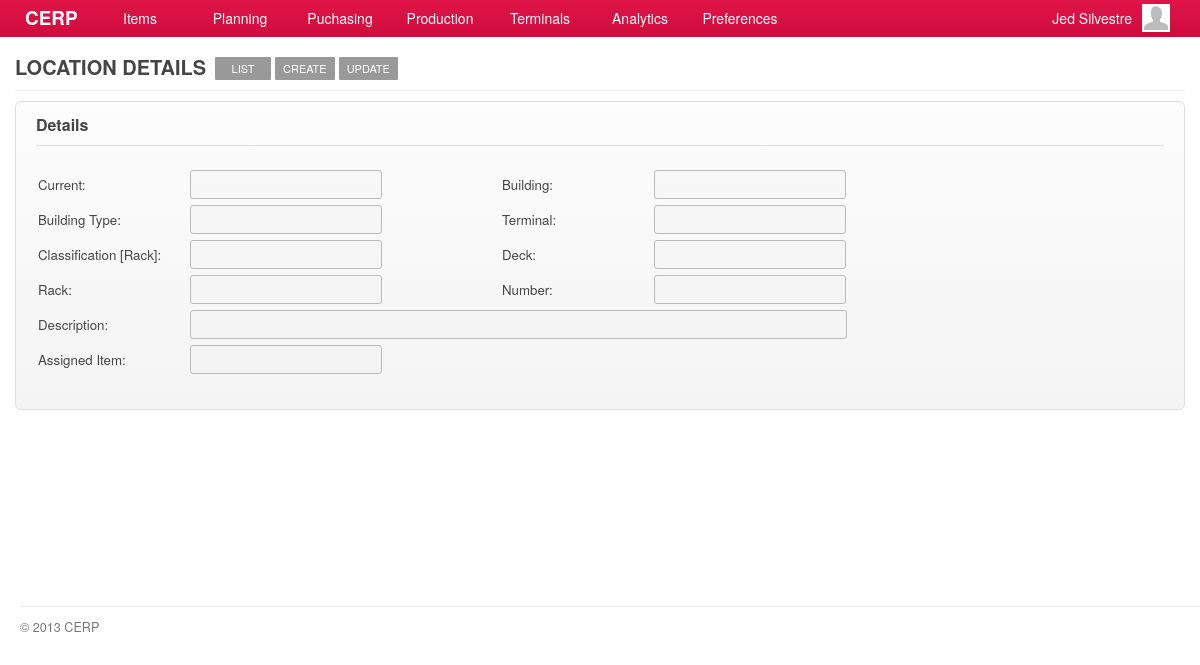
Screenshot of /account/locations-show.php (signed in) with the database file from the repository.
### tables this page shows
CREATE TABLE `capabilities` (
  `id` int(11) NOT NULL AUTO_INCREMENT,
  `title` varchar(45) DEFAULT NULL,
  `name` varchar(45) DEFAULT NULL,
  `capability` varchar(45) DEFAULT NULL,
  `url` varchar(45) DEFAULT NULL,
  `parent` int(11) DEFAULT NULL,
  PRIMARY KEY (`id`)
);

### include/general.class.php (called while the page is built, shortened)
<?php
require('database.class.php');
require('capabilities.class.php');
require('role.class.php');
$DB				= new MySQL;
  $DB->database	= "cerpdb";
  $DB->username	= "cerpuser";
  $DB->password	= "cerpuser";
  $DB->hostname	= "localhost";
$Capabilities	= new Capabilities($DB);
$Signed			= $_SESSION['user'];
$Role		= new Role($DB, $Signed['id']);
?>

### include/role.class.php (called while the page is built, shortened)
<?php
class Role
{
	private $DB;
	private $user_id;
	function Role($db, $uid) {
  	$this->DB = $db;
		$this->user_id = $uid;
  }
	function isCapableByName($cap_name) {
		foreach ($this->getUserRoles() as $user_role) {
			$result = $this->DB->Find('role_capabilities', array(
						  			'columns' 		=> 'role_capabilities.*',
						  			'joins' => 'INNER JOIN capabilities ON capabilities.id = role_capabilities.capability_id',
						  	    'conditions' 	=> 'capabilities.capability="'. $cap_name .'" AND role_id='. $user_role['role_id']));
			if(isset($result)) {
				return TRUE;
			}
		}
	}
	function getUserRoles() {
		$result = $this->DB->Get('user_roles', array(
						  			'columns' 		=> 'user_roles.role_id, roles.name',
						  			'joins' => 'INNER JOIN roles ON roles.id = user_roles.role_id',
						  	    'conditions' 	=> 'user_roles.user_id='. $this->user_id));
		if(isset($result)) {
			return $result;
		}
	}
}

### include/database.class.php (called while the page is built, shortened)
<?php
class MySQL {
  public $username	= "cerpuser";
  public $password	= "cerpuser";
  public $hostname	= "localhost";
  public function Connect() {
    $conn = mysql_connect($this->hostname, $this->username, $this->password) or die("<br/><span class='notice'><p class='error'><strong>ERROR!</strong> Unable to connect to MySQL! </p></span>");
    return $conn;
  }
  public function Query($sql) {
  	$conn = $this->Connect();
    $result = mysql_query($sql, $conn);
	return $result;
  }
	function Find($table, $args='') {
  	if (isset($args)) {
  	  $args['columns'] = (isset($args['columns']) ? $args['columns'] : '*');
  	  $args['joins'] = (isset($args['joins']) ? $args['joins'] : '');
	 	 	$args['conditions'] = ($args['conditions'] == '' ? '' : 'where '.$args['conditions']);
		}
		$sql = "SELECT ".$args['columns']." FROM ".$table." ".$args['joins']." ".$args['conditions'];
		$row = $this->IsEmpty($this->Query($sql));
		return mysql_fetch_array($row);
  }
  function Get($table, $args='') {
  	if (isset($args)) {
  	  $args['columns'] = (isset($args['columns']) ? $args['columns'] : '*');
  	  $args['joins'] = (isset($args['joins']) ? $args['joins'] : '');
		  $args['conditions'] = ($args['conditions'] == '' ? '' : 'WHERE '.$args['conditions']);
  	  $args['order'] = (isset($args['order']) ? ' ORDER BY '.$args['order'] : '');
  	  $args['limit'] = (isset($args['limit']) ? ' LIMIT '.$args['limit'] : '');
  	  $args['group'] = (isset($args['group']) ? ' GROUP BY '.$args['group'] : '');
		}
		$data = array();
		$sql = "SELECT ".$args['columns']." FROM ".$table." ".$args['joins']." ".$args['conditions']." ".$args['group']." ".$args['order']." ".$args['limit'];
		$result = $this->IsEmpty($this->Query($sql));
		if(!empty($result)) {
	      while ($row = mysql_fetch_array($result)) {
	        $data[] = $row;
	      }
		}
		return $data;
  }
  private function IsEmpty($result) {
    if(mysql_num_rows($result) > 0) return $result;
    return null;
  }
}

### include/capabilities.class.php (called while the page is built, shortened)
<?php
class Capabilities {
  private $DB;
	public $All;
	function Capabilities($db) {
		$this->DB = $db;
		$this->GetCapabilities();
	}
  function GetTitle() {
    global $capability_key;
	return $this->All[$capability_key]['title'];
  }
	function GetCapabilities() {
		$capabilities = $this->DB->Get('capabilities', array(
					  			'columns' 		=> 'id, capability, title, name, parent, url',
					  	    'conditions' 	=> 'parent IS NOT null ORDER BY parent'));
		$all = array();
		foreach ($capabilities as $cap) {
			$all[$cap['capability']] = array('title' => $cap['title'],'name' => $cap['name'], 'url' => $cap['url'], 'parent' => $cap['parent']);
		}
		$this->All = $all;
	}
}

### account/locations-show.php (the view, shortened to what this page needs)
<?php
  $capability_key = 'show_location';
  require('header.php');
	$allowed = $Role->isCapableByName($capability_key);
	if(!$allowed) {
		require('inaccessible.php');
	}else{
?>
	<div id="page">
		<div id="page-title">
    	<h2>
      	<span class="title"><?php echo $Capabilities->GetTitle(); ?></span>
        <?php
				  echo '<a href="'.$Capabilities->All['locations']['url'].'" class="nav">'.$Capabilities->All['locations']['name'].'</a>';
				  echo '<a href="'.$Capabilities->All['add_location']['url'].'" class="nav">'.$Capabilities->All['add_location']['name'].'</a>';
				  echo '<a href="'.$Capabilities->All['edit_location']['url'].'?lid='.$_GET['lid'].'" class="nav">'.$Capabilities->All['edit_location']['name'].'</a>';
				?>
      </h2>
		</div>
		<div id="content">
			<form class="form-container">
				<h3 class="form-title">Details</h3>
        <table>
           <tr>
              <td width="150">Current:</td><td width="310"><input type="text" value="<?php echo $location['address'] ?>" class="text-field" disabled/></td>
              <td width="150">Building:</td><td><input type="text" value="<?php echo $location['bldg'] ?>" class="text-field" disabled/></td>
           </tr>
           <tr>
              <td>Building Type:</td><td><input type="text" value="<?php echo $location['bldg_no'] ?>" class="text-field" disabled/></td>
              <td>Terminal:</td><td><input type="text" value="<?php echo $location['terminal_code'] ?>" class="text-field" disabled/>
              </td>
           </tr>
           <tr>
              <td>Classification [Rack]:</td><td><input type="text" value="<?php echo $location['classification'] ?>" class="text-field" disabled/></td>
              <td>Deck:</td><td><input type="text" value="<?php echo $location['deck'] ?>" class="text-field" disabled/></td>
           </tr>
           <tr>
              <td>Rack:</td><td><input type="text" value="<?php echo $location['rack'] ?>" class="text-field" disabled/></td>
              <td>Number:</td><td><input type="text" value="<?php echo $location['number'] ?>" class="text-field" disabled/></td>
           </tr>
           <tr>
              <td>Description:</td>
              <td colspan="99">
                <input type="text" value="<?php echo $location['description'] ?>" class="text-field" style="width:645px" disabled/>
              </td>
           </tr>
           <tr>
              <td>Assigned Item:</td><td><input type="text" value="<?php echo $item['item_code'] ?>" class="text-field" disabled/>
              </td>
              <td></td><td></td>
           </tr>
           <tr><td height="5" colspan="99"></td></tr>
        </table>
      </form>
		</div>
	</div>
<?php }
require('footer.php'); ?>

### stylesheets/main.css (style rules this page uses)
*, html, body { margin:0;padding:0; }
html { font-size: 100%; -webkit-text-size-adjust: 100%; -ms-text-size-adjust: 100%; }
body { margin: 0; font-family:"Helvetica Neue", Helvetica, Arial, sans-serif; font-size:14px; line-height:20px; color:#454545; background-color:#ffffff; }
h1, h2, h3, h4 { padding:0 0 5px; margin:0 0 10px; }
h2 { font-size:20px; }
h3 { font-size:16px; }
#page { background-color:#ffffff; font-size:95%; }
#content { padding:0 15px; min-height: 500px; }
#page-title { margin:0 15px 10px; padding:57px 0 0; border-bottom:solid 1px #eeeeee; }
#page-title h2 { margin:0; padding:0 0 10px; }
#page-title h2 .title { float:left; padding-right:5px; text-transform:uppercase; }
#page-title h2 .nav { float:left; display:block; margin:0 0 0 4px; padding:6px 8px; background-color:#999999; color:#ffffff; font-weight:normal; font-size:11px; line-height:11px; cursor:pointer; -webkit-border-radius:1px; -moz-border-radius:1px; border-radius:1px; text-transform:uppercase; min-width:40px; text-align: center; }

### stylesheets/form.css (style rules this page uses)
form { margin:0 0 10px; }
form table tr th, form table tr td { padding:2px 0; }
.form-container { padding:20px; border:solid 1px #dddddd; background-color:#f9f9f9; background-image:-moz-linear-gradient(top, #fdfdfd, #f4f4f4); background-image:-webkit-gradient(linear, 0 0, 0 100%, from(#fdfdfd), to(#f4f4f4)); background-image:-webkit-linear-gradient(top, #fdfdfd, #f4f4f4); background-image:-o-linear-gradient(top, #fdfdfd, #f4f4f4); background-image:linear-gradient(to bottom, #fdfdfd, #f4f4f4); -webkit-border-radius:6px; -moz-border-radius:6px; border-radius:6px; }
.form-title { margin:-7px 0 20px; padding:0 0 10px; border-bottom:solid 1px #dddddd; }
input, textarea, select { padding:4px 5px; border:solid 1px #bbbbbb; color:#222222; font-size:97%; font-family:"Helvetica Neue", Helvetica, Arial, sans-serif; -webkit-border-radius:3px; -moz-border-radius:3px; border-radius:3px; }
input.text-field { width:180px; }

### rows the page displays
capabilities: title "LOCATION DETAILS"
capabilities: name "LIST"
capabilities: name "CREATE"
capabilities: name "UPDATE"

### other values shown
$Signed['first_name'] "Jed"
$Signed['last_name'] "Silvestre"
